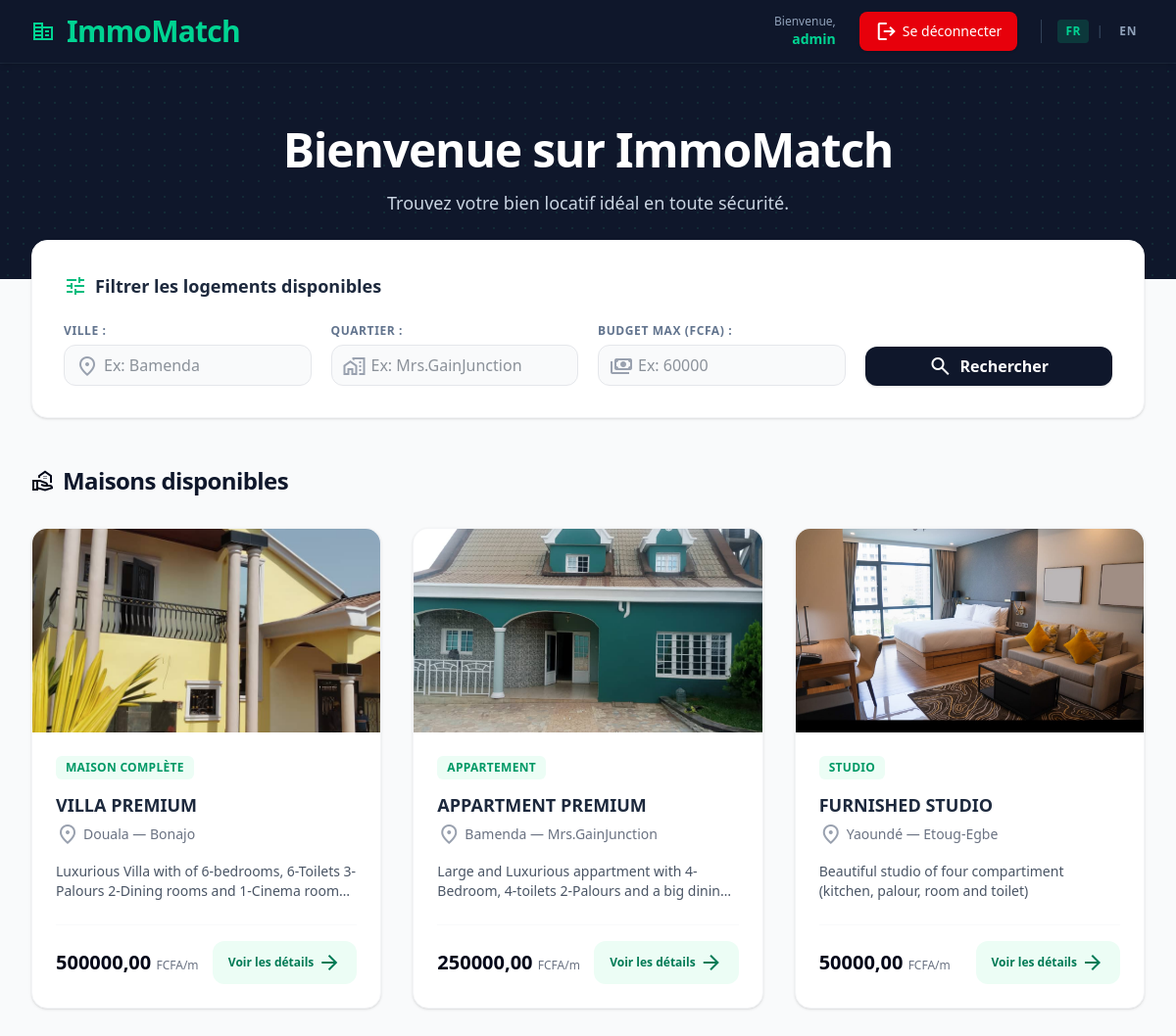
The app's page / (signed in) with its own data.
### listings/models.py (models this page shows, shortened)
class House(models.Model):
    PROPERTY_TYPES = [
        ('studio', 'Studio'),
        ('apartment', 'Appartement'),
        ('house', 'Maison Complète'),
        ('room', 'Chambre'),
    ]
    title = models.CharField(max_length=200)
    description = models.TextField()
    city = models.CharField(max_length=100)
    neighborhood = models.CharField(max_length=100)
    price = models.DecimalField(max_digits=10, decimal_places=2)
    property_type = models.CharField(max_length=20, choices=PROPERTY_TYPES)
    main_image = models.ImageField(upload_to='houses/main/', blank=True, null=True)
    agent_phone = models.CharField(max_length=20)
    created_at = models.DateTimeField(auto_now_add=True)

### listings/views.py (the view)
# urls.py: path('', views.house_list, name='house_list'),
def house_list(request):
    houses = House.objects.all()
    lang = request.GET.get('lang', request.session.get('django_language', 'fr'))
    if lang not in ['fr', 'en']:
        lang = 'fr'
    request.session['django_language'] = lang
    text = TRANSLATIONS[lang]
    city_query = request.GET.get('city', '').strip()
    neighborhood_query = request.GET.get('neighborhood', '').strip()
    price_max_query = request.GET.get('price_max', '').strip()
    if city_query:
        houses = houses.filter(city__icontains=city_query)
    if neighborhood_query:
        houses = houses.filter(neighborhood__icontains=neighborhood_query)
    if price_max_query:
        try:
            houses = houses.filter(price__lte=float(price_max_query))
        except ValueError:
            pass
    context = {
        'houses': houses,
        'city_query': city_query,
        'neighborhood_query': neighborhood_query,
        'price_max_query': price_max_query,
        'text': text,
        'current_lang': lang,
    }
    return render(request, 'listings/house_list.html', context)

### listings/templates/listings/house_list.html (shortened to what this page needs)
<!DOCTYPE html>
<html lang="{{ current_lang }}">
<head>
    <script src="https://cdn.jsdelivr.net/npm/@tailwindcss/browser@4"></script>
</head>
<body class="bg-gray-50 text-gray-800 font-sans antialiased">
    <nav class="bg-slate-900 text-white shadow-md sticky top-0 z-50">
        <div class="max-w-7xl mx-auto px-4 sm:px-6 lg:px-8">
            <div class="flex justify-between h-16 items-center">
               <a href="{% url 'listings:house_list' %}" class="flex items-center gap-3 text-3xl font-black tracking-tight text-emerald-400 hover:text-emerald-300 transition duration-200">
                    <span class="material-symbols-outlined text-4xl">corporate_fare</span>
                    ImmoMatch
                </a>
                <div class="flex items-center gap-6">
                    {% if user.is_authenticated %}
                        <div class="hidden sm:flex flex-col text-right">
                            <span class="text-xs text-slate-400">{{ text.welcome }},</span>
                            <span class="text-sm font-semibold text-emerald-400">{{ user.username }}</span>
                        </div>
                        <form method="post" action="{% url 'listings:logout' %}" class="m-0">
                            <button type="submit" class="flex items-center gap-1 bg-red-600 hover:bg-red-700 text-white text-sm font-medium py-2 px-4 rounded-lg transition duration-200 shadow-sm cursor-pointer">
                                <span class="material-symbols-outlined text-sm">logout</span>
                                {{ text.logout }}
                            </button>
                        </form>
                    {% endif %}
                    <div class="border-l border-slate-700 pl-4 flex items-center gap-2 text-xs font-bold tracking-wider">
                        <a href="?lang=fr" class="px-2 py-1 rounded {% if current_lang == 'fr' %}bg-emerald-500/20 text-emerald-400{% else %}text-slate-400 hover:text-white{% endif %} transition">FR</a>
                        <span class="text-slate-700">|</span>
                        <a href="?lang=en" class="px-2 py-1 rounded {% if current_lang == 'en' %}bg-emerald-500/20 text-emerald-400{% else %}text-slate-400 hover:text-white{% endif %} transition">EN</a>
                    </div>
                </div>
            </div>
        </div>
    </nav>
    <header class="bg-slate-900 text-white py-16 px-4 border-t border-slate-800 text-center relative overflow-hidden">
        <div class="absolute inset-0 opacity-10 bg-[radial-gradient(#34d399_1px,transparent_1px)] [background-size:16px_16px]"></div>
        <div class="max-w-3xl mx-auto relative z-10">
            <h1 class="text-4xl sm:text-5xl font-black tracking-tight mb-4">{{ text.main_welcome }}</h1>
            <p class="text-lg text-slate-300 max-w-xl mx-auto">{{ text.subtitle }}</p>
        </div>
    </header>
    <main class="max-w-7xl mx-auto px-4 sm:px-6 lg:px-8 py-10">
        <section class="bg-white rounded-2xl shadow-sm border border-gray-100 p-6 sm:p-8 -mt-20 relative z-20 mb-12">
            <h3 class="text-lg font-bold text-slate-800 mb-6 flex items-center gap-2">
                <span class="material-symbols-outlined text-emerald-500">tune</span>
                {{ text.filter_title }}
            </h3>
            <form method="get" action="{% url 'listings:house_list' %}" class="grid grid-cols-1 sm:grid-cols-2 lg:grid-cols-4 gap-5 items-end">
                <div class="flex flex-col gap-1.5">
                    <label for="city" class="text-xs font-bold text-slate-500 uppercase tracking-wider">{{ text.label_city }}</label>
                    <div class="relative">
                        <span class="material-symbols-outlined absolute left-3 top-2.5 text-gray-400 text-lg">location_on</span>
                        <input type="text" id="city" name="city" value="{{ city_query }}" placeholder="Ex: Bamenda" class="w-full pl-10 pr-4 py-2 bg-gray-50 border border-gray-200 rounded-xl focus:bg-white focus:ring-2 focus:ring-emerald-400 focus:border-emerald-400 outline-none transition">
                    </div>
                </div>
                <div class="flex flex-col gap-1.5">
                    <label for="neighborhood" class="text-xs font-bold text-slate-500 uppercase tracking-wider">{{ text.label_neighborhood }}</label>
                    <div class="relative">
                        <span class="material-symbols-outlined absolute left-3 top-2.5 text-gray-400 text-lg">maps_home_work</span>
                        <input type="text" id="neighborhood" name="neighborhood" value="{{ neighborhood_query }}" placeholder="Ex: Mrs.GainJunction" class="w-full pl-10 pr-4 py-2 bg-gray-50 border border-gray-200 rounded-xl focus:bg-white focus:ring-2 focus:ring-emerald-400 focus:border-emerald-400 outline-none transition">
                    </div>
                </div>
                <div class="flex flex-col gap-1.5">
                    <label for="price_max" class="text-xs font-bold text-slate-500 uppercase tracking-wider">{{ text.label_budget }}</label>
                    <div class="relative">
                        <span class="material-symbols-outlined absolute left-3 top-2.5 text-gray-400 text-lg">payments</span>
                        <input type="number" id="price_max" name="price_max" value="{{ price_max_query }}" placeholder="Ex: 60000" class="w-full pl-10 pr-4 py-2 bg-gray-50 border border-gray-200 rounded-xl focus:bg-white focus:ring-2 focus:ring-emerald-400 focus:border-emerald-400 outline-none transition">
                    </div>
                </div>
                <div class="flex gap-3">
                    <button type="submit" class="flex-1 bg-slate-900 hover:bg-slate-800 text-white font-bold h-10 px-6 rounded-xl shadow-sm transition flex items-center justify-center gap-2 cursor-pointer">
                        <span class="material-symbols-outlined text-lg">search</span>
                        {{ text.btn_search }}
                    </button>
                </div>
            </form>
        </section>
        <h2 class="text-2xl font-black text-slate-900 mb-8 tracking-tight flex items-center gap-2">
            <span class="material-symbols-outlined text-slate-950">real_estate_agent</span>
            {{ text.section_title }}
        </h2>
        {% if houses %}
            <div class="grid grid-cols-1 md:grid-cols-2 lg:grid-cols-3 gap-8">
            {% for house in houses %}
                <div class="bg-white rounded-2xl shadow-sm border border-gray-100 overflow-hidden hover:shadow-md transition duration-300 flex flex-col group">
                    <div class="relative overflow-hidden bg-gray-100 h-52">
                        {% if house.main_image %}
                            <img src="{{ house.main_image.url }}" alt="{{ house.title }}" class="w-full h-full object-cover group-hover:scale-105 transition duration-500">
                        {% else %}
                            <div class="w-full h-full flex flex-col items-center justify-center text-gray-400 gap-2 text-sm font-medium">
                                <span class="material-symbols-outlined text-4xl">hide_image</span>
                                {{ text.no_image }}
                            </div>
                        {% endif %}
                    </div>
                    <div class="p-6 flex flex-col flex-1">
                        <span class="inline-block text-xs font-bold tracking-wide uppercase text-emerald-600 bg-emerald-50 px-2.5 py-1 rounded-md mb-3 self-start">
                            {{ house.get_property_type_display }}
                        </span>
                        <h3 class="text-lg font-bold text-slate-800 line-clamp-1 mb-1">{{ house.title }}</h3>
                        <p class="text-sm text-gray-500 flex items-center gap-1 mb-4">
                            <span class="material-symbols-outlined text-sm text-gray-400">location_on</span>
                            {{ house.city }} — {{ house.neighborhood }}
                        </p>
                        <p class="text-gray-600 text-sm line-clamp-2 mb-6 flex-1">{{ house.description }}</p>
                        <div class="flex items-center justify-between border-t border-gray-50 pt-4 mt-auto">
                            <span class="text-xl font-extrabold text-slate-950">{{ house.price }} <span class="text-xs font-normal text-gray-500">FCFA/m</span></span>
                            <a href="{% url 'listings:house_detail' house.pk %}" class="inline-flex items-center gap-1 bg-emerald-50 hover:bg-emerald-100 text-emerald-700 font-bold text-xs py-2.5 px-4 rounded-xl transition">
                                {{ text.btn_details }}
                                <span class="material-symbols-outlined text-sm">arrow_forward</span>
                            </a>
                        </div>
                    </div>
                </div>
            {% endfor %}
            </div>
        {% else %}
            <div class="bg-amber-50 border-l-4 border-amber-500 text-amber-900 rounded-xl p-5 flex items-start gap-3">
                <span class="material-symbols-outlined text-amber-600 mt-0.5">warning</span>
                <p class="text-sm font-medium">{{ text.no_results }}</p>
            </div>
        {% endif %}
    </main>
</body>
</html>

### records on screen
House: main_image (picture), property_type "MAISON COMPLÈTE", title "VILLA PREMIUM", city "Douala", neighborhood "Bonajo", description "Luxurious Villa with of 6-bedrooms, 6-Toilets 3-Palours 2-Dining rooms and 1-Cinema…", price "500000,00", btn_details "Voir les détails"
House: main_image (picture), property_type "APPARTEMENT", title "APPARTMENT PREMIUM", city "Bamenda", neighborhood "Mrs.GainJunction", description "Large and Luxurious appartment with 4-Bedroom, 4-toilets 2-Palours and a big…", price "250000,00", btn_details "Voir les détails"
House: main_image (picture), property_type "STUDIO", title "FURNISHED STUDIO", city "Yaoundé", neighborhood "Etoug-Egbe", description "Beautiful studio of four compartiment (kitchen, palour, room and toilet)", price "50000,00", btn_details "Voir les détails"

### other values on screen
{{ text.welcome }} "Bienvenue"
{{ user.username }} "admin"
{{ text.logout }} "Se déconnecter"
{{ text.main_welcome }} "Bienvenue sur ImmoMatch"
{{ text.subtitle }} "Trouvez votre bien locatif idéal en toute sécurité."
{{ text.filter_title }} "Filtrer les logements disponibles"
{{ text.label_city }} "VILLE :"
{{ text.label_neighborhood }} "QUARTIER :"
{{ text.label_budget }} "BUDGET MAX (FCFA) :"
{{ text.btn_search }} "Rechercher"
{{ text.section_title }} "Maisons disponibles"
